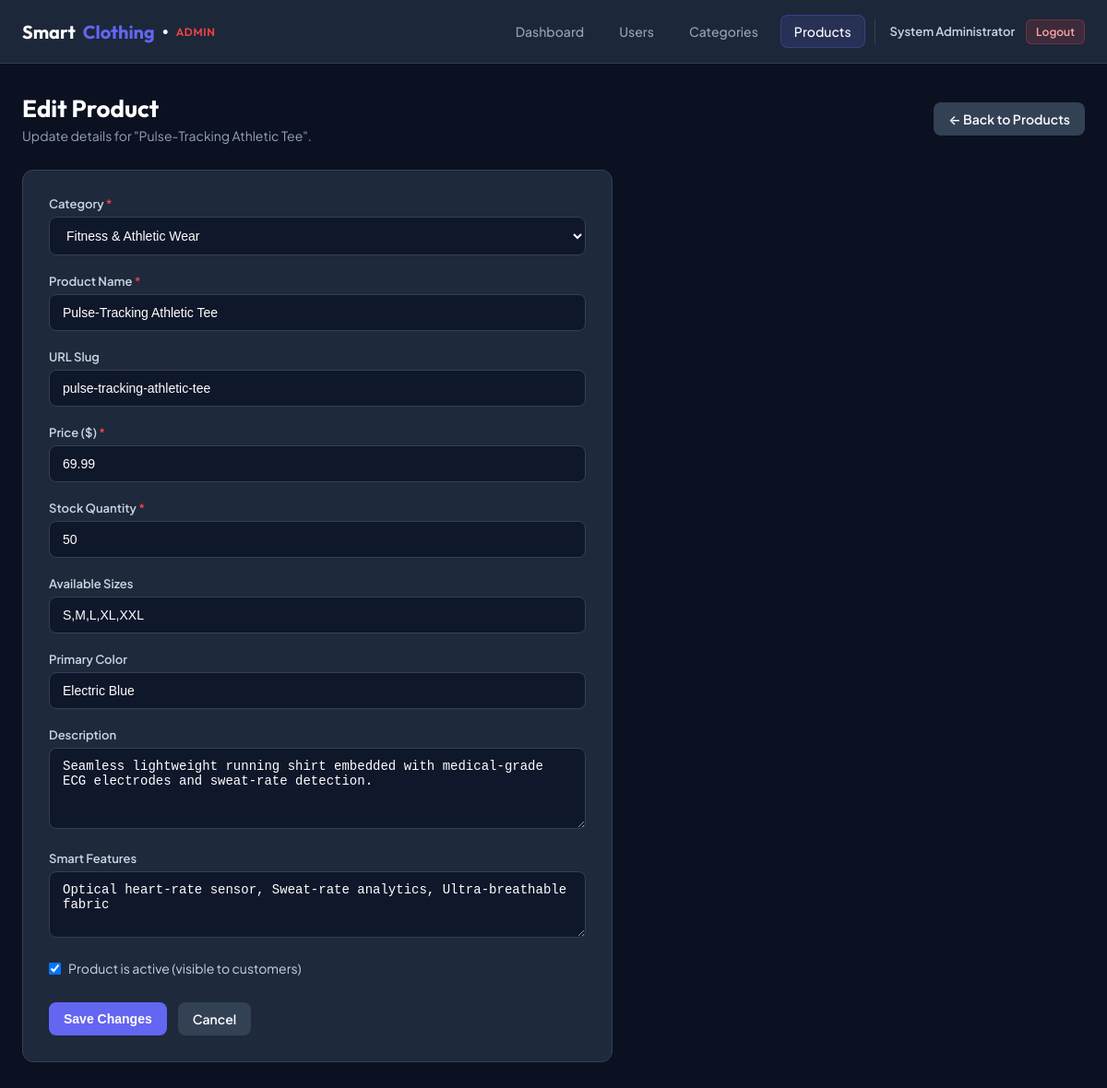
The page /admin/product_edit.php?id=2 (signed in) on the database its author committed.
### tables this page shows
CREATE TABLE `products` (
  `id` INT UNSIGNED AUTO_INCREMENT PRIMARY KEY,
  `category_id` INT UNSIGNED NOT NULL,
  `name` VARCHAR(150) NOT NULL,
  `slug` VARCHAR(150) NOT NULL UNIQUE,
  `description` TEXT DEFAULT NULL,
  `price` DECIMAL(10,2) NOT NULL,
  `stock_quantity` INT NOT NULL DEFAULT 0,
  `sizes` VARCHAR(100) DEFAULT 'S,M,L,XL',
  `color` VARCHAR(50) DEFAULT 'Standard',
  `smart_features` TEXT DEFAULT NULL,
  `image_url` VARCHAR(255) DEFAULT 'assets/images/products/default.jpg',
  `is_active` TINYINT(1) DEFAULT 1,
  `created_at` TIMESTAMP DEFAULT CURRENT_TIMESTAMP,
  `updated_at` TIMESTAMP DEFAULT CURRENT_TIMESTAMP ON UPDATE CURRENT_TIMESTAMP,
  CONSTRAINT `fk_products_category`
    FOREIGN KEY (`category_id`) REFERENCES `categories` (`id`)
    ON DELETE CASCADE ON UPDATE CASCADE
);

CREATE TABLE `categories` (
  `id` INT UNSIGNED AUTO_INCREMENT PRIMARY KEY,
  `name` VARCHAR(100) NOT NULL UNIQUE,
  `slug` VARCHAR(100) NOT NULL UNIQUE,
  `description` TEXT DEFAULT NULL,
  `created_at` TIMESTAMP DEFAULT CURRENT_TIMESTAMP
);

### app/Controllers/Admin/ProductController.php (called while the page is built, shortened)
<?php
class ProductController extends Controller
{
    public function productEdit(): void
    {
        $productId = filter_var($_GET['id'] ?? null, FILTER_VALIDATE_INT);
        $productModel = new Product();
        $product = $productModel->findById($productId);
        $categories = (new Category())->getAll();
        include APP_ROOT . '/app/Views/admin/product_edit.php';
        exit;
    }
}

### admin/product_edit.php (called while the page is built, shortened)
<?php
require_once __DIR__ . '/../public/bootstrap.php';
$controller = new ProductController();
$controller->productEdit();

### public/bootstrap.php (called while the page is built, shortened)
<?php
spl_autoload_register(function ($class) {
    $prefix = 'App\\';
    $relativeClass = substr($class, strlen($prefix));
    $file = APP_ROOT . '/app/' . str_replace('\\', '/', $relativeClass) . '.php';
});
require_once APP_ROOT . '/app/Core/Database.php';
require_once APP_ROOT . '/app/Core/helpers.php';

### app/Core/Database.php (called while the page is built, shortened)
<?php
class Database
{
    private static ?\PDO $instance = null;
    private string $host;
    private string $user;
    private string $pass;
    private string $dbname;
    private string $charset;
    public function __construct(string $host = 'localhost', string $user = 'root', string $pass = '', string $dbname = 'smart_clothing', string $charset = 'utf8mb4')
    {
        $this->host = $host;
        $this->user = $user;
        $this->pass = $pass;
        $this->dbname = $dbname;
        $this->charset = $charset;
    }
    public static function getInstance(?string $host = null, ?string $user = null, ?string $pass = null, ?string $dbname = null, ?string $charset = null): \PDO
    {
        if (self::$instance === null) {
            self::$instance = (new self($host ?? 'localhost', $user ?? 'root', $pass ?? '', $dbname ?? 'smart_clothing', $charset ?? 'utf8mb4'))->connect();
        }
        return self::$instance;
    }
    public function connect(): \PDO
    {
        $dsn = "mysql:host={$this->host};dbname={$this->dbname};charset={$this->charset}";
        $options = [
            \PDO::ATTR_ERRMODE => \PDO::ERRMODE_EXCEPTION,
            \PDO::ATTR_DEFAULT_FETCH_MODE => \PDO::FETCH_ASSOC,
            \PDO::ATTR_EMULATE_PREPARES => false,
        ];
        try {
            self::$instance = new \PDO($dsn, $this->user, $this->pass, $options);
        } catch (\PDOException $e) {
            die("Database Connection Failed: " . htmlspecialchars($e->getMessage()));
        }
        return self::$instance;
    }
}

### app/Models/Product.php (called while the page is built, shortened)
<?php
class Product
{
    protected \PDO $pdo;
    public function __construct()
    {
        $this->pdo = Database::getInstance();
    }
    public function findById(int $id): ?array
    {
        $stmt = $this->pdo->prepare('SELECT p.*, c.name AS category_name FROM products p LEFT JOIN categories c ON p.category_id = c.id WHERE p.id = :id LIMIT 1');
        $stmt->execute([':id' => $id]);
        return $stmt->fetch() ?: null;
    }
}

### app/Core/helpers.php (called while the page is built, shortened)
<?php
function base_url(string $path = ''): string
{
    $scriptName = str_replace('\\', '/', $_SERVER['SCRIPT_NAME'] ?? '');
    $base = '/';
    return $base . ltrim($path, '/');
}
function e($data): string
{
    return htmlspecialchars((string)($data ?? ''), ENT_QUOTES, 'UTF-8');
}

### app/Models/Category.php (called while the page is built, shortened)
<?php
class Category
{
    protected \PDO $pdo;
    public function __construct()
    {
        $this->pdo = Database::getInstance();
    }
    public function getAll(): array
    {
        $stmt = $this->pdo->query("
            SELECT c.id, c.name, c.slug, c.description, c.created_at,
                   COUNT(p.id) AS product_count
            FROM categories c
            LEFT JOIN products p ON c.id = p.category_id
            GROUP BY c.id, c.name, c.slug, c.description, c.created_at
            ORDER BY c.id ASC
        ");
        return $stmt->fetchAll();
    }
}

### app/Views/admin/product_edit.php (the view, shortened to what this page needs)
<?php include APP_ROOT . "/app/Views/admin/admin_header.php"; ?>
<div class="page-header">
    <div>
        <h1 class="page-title">Edit Product</h1>
        <p class="page-subtitle">Update details for "<?= e($product['name']) ?>".</p>
    </div>
    <a href="<?= base_url('admin/products.php') ?>" class="btn btn-secondary">
        &larr; Back to Products
    </a>
</div>
<div class="form-card">
    <form method="POST" action="product_edit.php?id=<?= $productId ?>" novalidate>
        <div class="form-group">
            <label for="category_id" class="form-label">Category <span style="color: var(--danger);">*</span></label>
            <select id="category_id" name="category_id" class="form-control" required>
                <?php foreach ($categories as $cat): ?>
                    <option value="<?= $cat['id'] ?>" <?= (int)$product['category_id'] === (int)$cat['id'] ? 'selected' : '' ?>>
                        <?= e($cat['name']) ?>
                    </option>
                <?php endforeach; ?>
            </select>
        </div>
        <div class="form-group">
            <label for="name" class="form-label">Product Name <span style="color: var(--danger);">*</span></label>
            <input type="text" id="name" name="name" class="form-control" value="<?= e($product['name']) ?>" required autofocus>
        </div>
        <div class="form-group">
            <label for="slug" class="form-label">URL Slug</label>
            <input type="text" id="slug" name="slug" class="form-control" value="<?= e($product['slug']) ?>">
        </div>
        <div class="form-group">
            <label for="price" class="form-label">Price ($) <span style="color: var(--danger);">*</span></label>
            <input type="number" id="price" name="price" class="form-control" value="<?= e($product['price']) ?>" step="0.01" min="0.01" required>
        </div>
        <div class="form-group">
            <label for="stock_quantity" class="form-label">Stock Quantity <span style="color: var(--danger);">*</span></label>
            <input type="number" id="stock_quantity" name="stock_quantity" class="form-control" value="<?= (int)$product['stock_quantity'] ?>" min="0" required>
        </div>
        <div class="form-group">
            <label for="sizes" class="form-label">Available Sizes</label>
            <input type="text" id="sizes" name="sizes" class="form-control" value="<?= e($product['sizes']) ?>">
        </div>
        <div class="form-group">
            <label for="color" class="form-label">Primary Color</label>
            <input type="text" id="color" name="color" class="form-control" value="<?= e($product['color']) ?>">
        </div>
        <div class="form-group">
            <label for="description" class="form-label">Description</label>
            <textarea id="description" name="description" rows="4" class="form-control"><?= e($product['description']) ?></textarea>
        </div>
        <div class="form-group">
            <label for="smart_features" class="form-label">Smart Features</label>
            <textarea id="smart_features" name="smart_features" rows="3" class="form-control"><?= e($product['smart_features']) ?></textarea>
        </div>
        <div class="form-group">
            <label style="display: flex; align-items: center; gap: 8px; cursor: pointer;">
                <input type="checkbox" name="is_active" value="1" <?= (int)$product['is_active'] ? 'checked' : '' ?> style="width: auto;">
                <span style="font-size: 14px; color: #cbd5e1;">Product is active (visible to customers)</span>
            </label>
        </div>
        <div style="display: flex; gap: 12px; margin-top: 28px;">
            <button type="submit" class="btn btn-primary">Save Changes</button>
            <a href="<?= base_url('admin/products.php') ?>" class="btn btn-secondary">Cancel</a>
        </div>
    </form>
</div>
<?php include APP_ROOT . "/app/Views/admin/admin_footer.php"; ?>

### assets/admin/admin.css (style rules this page uses)
:root { --bg-dark: #0b1120; --card-bg: #1e293b; --card-hover: #243248; --border-color: #334155; --text-main: #f8fafc; --text-muted: #94a3b8; --accent: #6366f1; --accent-hover: #4f46e5; --accent-light: rgba(99, 102, 241, 0.15); --success: #10b981; --success-bg: rgba(16, 185, 129, 0.12); --danger: #ef4444; --danger-bg: rgba(239, 68, 68, 0.12); --warning: #f59e0b; --warning-bg: rgba(245, 158, 11, 0.12); --info: #38bdf8; }
* { box-sizing: border-box; margin: 0; padding: 0; }
body { font-family: 'Plus Jakarta Sans', -apple-system, BlinkMacSystemFont, sans-serif; background-color: var(--bg-dark); color: var(--text-main); min-height: 100vh; display: flex; flex-direction: column; }
.page-header { display: flex; align-items: center; justify-content: space-between; margin-bottom: 28px; flex-wrap: wrap; gap: 16px; }
.page-title { font-family: 'Outfit', sans-serif; font-size: 26px; font-weight: 700; color: #ffffff; }
.page-subtitle { color: var(--text-muted); font-size: 14px; margin-top: 4px; }
.btn { display: inline-flex; align-items: center; justify-content: center; gap: 6px; padding: 9px 16px; border-radius: 8px; font-size: 14px; font-weight: 600; text-decoration: none; cursor: pointer; border: none; transition: all 0.15s ease; }
.btn-primary { background-color: var(--accent); color: #ffffff; }
.btn-secondary { background-color: #334155; color: var(--text-main); }
.form-card { background: var(--card-bg); border: 1px solid var(--border-color); border-radius: 12px; padding: 28px; max-width: 640px; }
.form-group { margin-bottom: 20px; }
.form-label { display: block; font-size: 13px; font-weight: 600; color: #cbd5e1; margin-bottom: 6px; }
.form-control { width: 100%; padding: 11px 14px; background: #0f172a; border: 1px solid var(--border-color); border-radius: 8px; color: #ffffff; font-size: 14px; outline: none; transition: border-color 0.2s; }
textarea.form-control { resize: vertical; }

### rows shown on the page
products: name "Pulse-Tracking Athletic Tee", category_id "Fitness & Athletic Wear", slug "pulse-tracking-athletic-tee", price "69.99", stock_quantity "50", sizes "S,M,L,XL,XXL", color "Electric Blue", description "Seamless lightweight running shirt embedded with medical-grade ECG electrodes and sweat-rate detection.", smart_features "Optical heart-rate sensor, Sweat-rate analytics, Ultra-breathable fabric", is_active "☑"

### other values the page prints
$adminUser['name'] "System Administrator"
